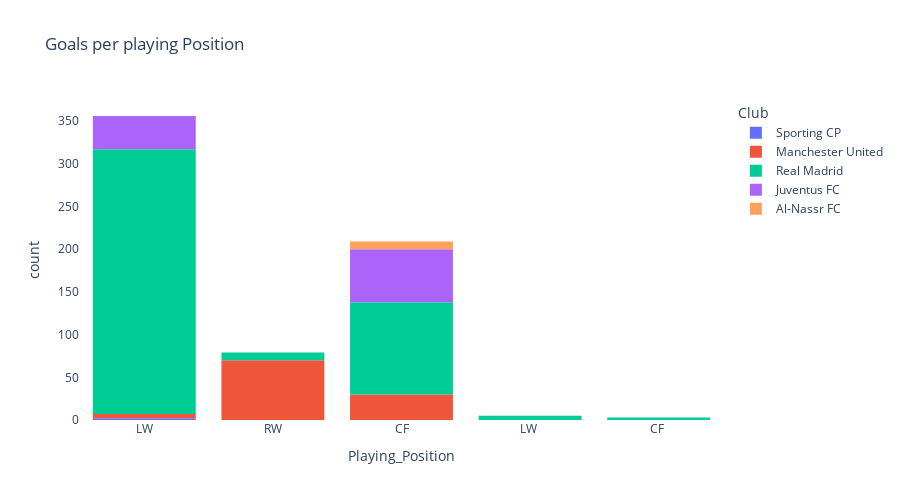

Here is the notebook cell this chart was saved with:
### Markdown cell above
### Goals per playing position

### Code cell
fig = px.histogram(
    df,
    x='Playing_Position',
    title="Goals per playing Position",
    log_x=False,
    log_y=False,
    #symbol='title',
    #markers=True,
    #width=800, 
    height=500,
    color='Club',
    hover_name='Club',
    hover_data=['Playing_Position','Competition','Season','Club'])
fig.update_layout(
    paper_bgcolor='rgba(0,0,0,0)',  # Transparent background
    plot_bgcolor='rgba(0,0,0,0)'    # Transparent plot area background
)

# Show the Plotly plot
fig.show()

### Figure 1 — Plotly figure (JSON) as saved in the notebook; plotly's stock layout.template omitted (floating-point values rounded to 4 significant figures; data arrays with more than 128 entries replaced by an {"elided": "..."} marker saying what was removed)
{"data": [{"alignmentgroup": "True", "bingroup": "x", "hovertemplate": "Club=Sporting CP<br>Playing_Position=%{x}<br>count=%{y}<extra></extra>", "legendgroup": "Sporting CP", "marker": {"color": "#636efa", "pattern": {"shape": ""}}, "name": "Sporting CP", "offsetgroup": "Sporting CP", "orientation": "v", "showlegend": true, "type": "histogram", "x": ["LW", "LW", null, null, null], "xaxis": "x", "yaxis": "y"}, {"alignmentgroup": "True", "bingroup": "x", "hovertemplate": "Club=Manchester United<br>Playing_Position=%{x}<br>count=%{y}<extra></extra>", "legendgroup": "Manchester United", "marker": {"color": "#EF553B", "pattern": {"shape": ""}}, "name": "Manchester United", "offsetgroup": "Manchester United", "orientation": "v", "showlegend": true, "type": "histogram", "x": {"elided": "145 str values"}, "xaxis": "x", "yaxis": "y"}, {"alignmentgroup": "True", "bingroup": "x", "hovertemplate": "Club=Real Madrid<br>Playing_Position=%{x}<br>count=%{y}<extra></extra>", "legendgroup": "Real Madrid", "marker": {"color": "#00cc96", "pattern": {"shape": ""}}, "name": "Real Madrid", "offsetgroup": "Real Madrid", "orientation": "v", "showlegend": true, "type": "histogram", "x": {"elided": "450 str values"}, "xaxis": "x", "yaxis": "y"}, {"alignmentgroup": "True", "bingroup": "x", "hovertemplate": "Club=Juventus FC<br>Playing_Position=%{x}<br>count=%{y}<extra></extra>", "legendgroup": "Juventus FC", "marker": {"color": "#ab63fa", "pattern": {"shape": ""}}, "name": "Juventus FC", "offsetgroup": "Juventus FC", "orientation": "v", "showlegend": true, "type": "histogram", "x": ["CF", "CF", "LW", "LW", "LW", "CF", "CF", "CF", "LW", "CF", "LW", "LW", "CF", "LW", "LW", "LW", "LW", "LW", "LW", "LW", "LW", "CF", "CF", "CF", "LW", "LW", "CF", "CF", "LW", "LW", "CF", "CF", "CF", "CF", "CF", "CF", "CF", "CF", "CF", "LW", "CF", "CF", "CF", "CF", "CF", "CF", "LW", "LW", "LW", "LW", "LW", "LW", "LW", "LW", "LW", "LW", "LW", "LW", "LW", "LW", "LW", "LW", "LW", "LW", "LW", "CF", "CF", "CF", "CF", "CF", "LW", "CF", "CF", "CF", "CF", "CF", "CF", "CF", "CF", "CF", "CF", "CF", "CF", "CF", "CF", "CF", "CF", "CF", "CF", "CF", "CF", "CF", "CF", "CF", "CF", "CF", "CF", "CF", "CF", "CF", "CF"], "xaxis": "x", "yaxis": "y"}, {"alignmentgroup": "True", "bingroup": "x", "hovertemplate": "Club=Al-Nassr FC<br>Playing_Position=%{x}<br>count=%{y}<extra></extra>", "legendgroup": "Al-Nassr FC", "marker": {"color": "#FFA15A", "pattern": {"shape": ""}}, "name": "Al-Nassr FC", "offsetgroup": "Al-Nassr FC", "orientation": "v", "showlegend": true, "type": "histogram", "x": ["CF", "CF", "CF", "CF", "CF", "CF", "CF", "CF", "CF"], "xaxis": "x", "yaxis": "y"}], "layout": {"barmode": "relative", "height": 500, "legend": {"title": {"text": "Club"}, "tracegroupgap": 0}, "paper_bgcolor": "rgba(0,0,0,0)", "plot_bgcolor": "rgba(0,0,0,0)", "title": {"text": "Goals per playing Position"}, "xaxis": {"anchor": "y", "domain": [0, 1], "title": {"text": "Playing_Position"}}, "yaxis": {"anchor": "x", "domain": [0, 1], "title": {"text": "count"}}}}
